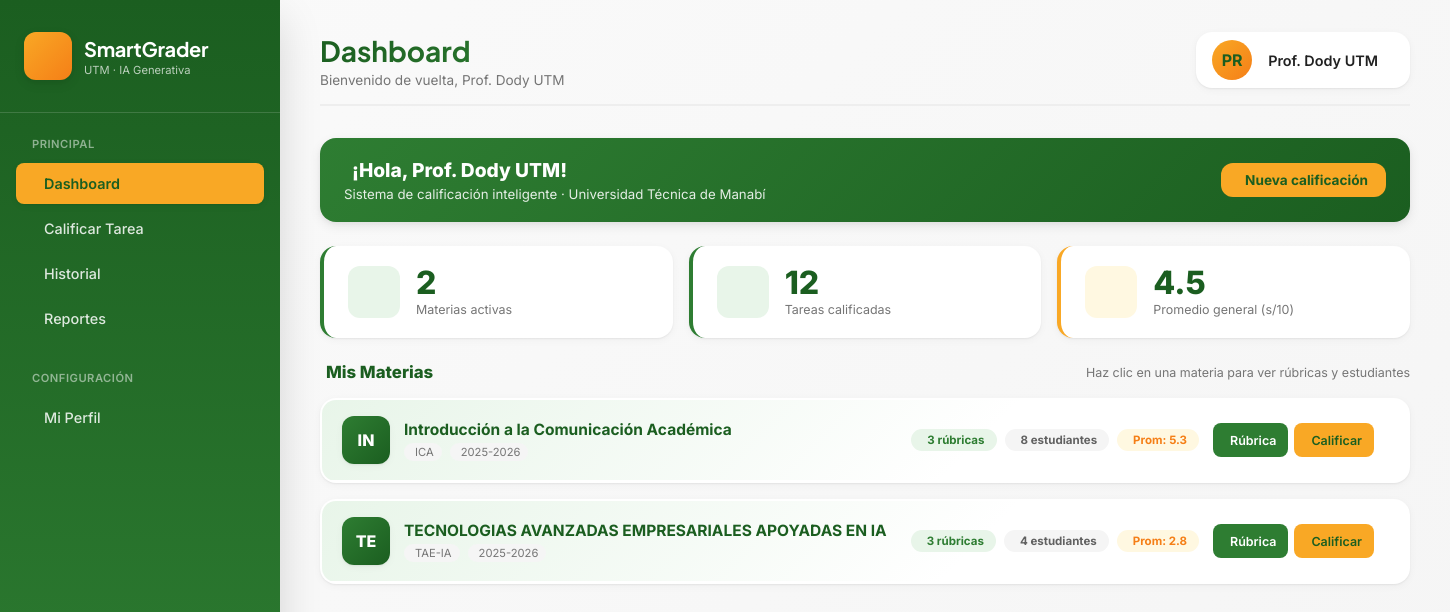
/dashboard (signed in), run on the app's committed database.
### app/models.py (models this page shows, shortened)
class Usuario(UserMixin, db.Model):
    __tablename__ = 'usuario'
    id            = db.Column(db.Integer, primary_key=True)
    nombre        = db.Column(db.String(120), nullable=False)
    correo        = db.Column(db.String(120), unique=True, nullable=False)
    password_hash = db.Column(db.String(256), nullable=False)
    rol           = db.Column(db.String(20), default='profesor')
    creado_en     = db.Column(db.DateTime, default=datetime.utcnow)
    materias      = db.relationship('Materia', backref='profesor', lazy=True)

class Materia(db.Model):
    __tablename__ = 'materia'
    id          = db.Column(db.Integer, primary_key=True)
    profesor_id = db.Column(db.Integer, db.ForeignKey('usuario.id'), nullable=False)
    nombre      = db.Column(db.String(120), nullable=False)
    codigo      = db.Column(db.String(20))
    periodo     = db.Column(db.String(20))
    rubricas    = db.relationship('Rubrica', backref='materia', lazy=True)
    tareas      = db.relationship('Tarea', backref='materia', lazy=True)

### app/routes/dashboard.py (the view)
@dashboard_bp.route('/dashboard')
@login_required
def index():
    materias = Materia.query.filter_by(profesor_id=current_user.id).order_by(Materia.nombre).all()
    total_tareas = Tarea.query.join(Materia).filter(Materia.profesor_id==current_user.id).count()
    promedio = (Calificacion.query.join(Tarea).join(Materia)
        .filter(Materia.profesor_id==current_user.id, Calificacion.nota_final!=None)
        .with_entities(func.avg(Calificacion.nota_final)).scalar())
    materias_data = []
    for m in materias:
        tareas = (Tarea.query
            .filter_by(materia_id=m.id)
            .order_by(Tarea.subida_en.desc())
            .all())
        prom_m = (Calificacion.query.join(Tarea)
            .filter(Tarea.materia_id==m.id, Calificacion.nota_final!=None)
            .with_entities(func.avg(Calificacion.nota_final)).scalar())
        materias_data.append({
            'materia': m,
            'tareas': tareas,
            'total': len(tareas),
            'promedio': round(prom_m, 1) if prom_m else None,
        })
    return render_template('dashboard.html',
        materias_data=materias_data,
        total_materias=len(materias),
        total_tareas=total_tareas,
        promedio=round(promedio, 1) if promedio else 0)

### app/models.py (called while the page is built)
@login_manager.user_loader
def load_user(user_id):
    return Usuario.query.get(int(user_id))

    def get_criterios(self):
        try:
            data = json.loads(self.criterios_json) if self.criterios_json else []
            return data
        except:
            return []

### app/templates/dashboard.html (shortened to what this page needs)
{% extends "base.html" %}
{% block page_title %}Dashboard{% endblock %}
{% block page_subtitle %}Bienvenido de vuelta, {{ current_user.nombre }}{% endblock %}
{% block content %}
<div style="background:linear-gradient(135deg,var(--primary),var(--primary-dark)); border-radius:var(--radius-lg);
            padding:1.25rem 1.5rem; margin-bottom:1.5rem; color:white;
            display:flex; justify-content:space-between; align-items:center; flex-wrap:wrap; gap:1rem; box-shadow:var(--shadow-md);">
  <div>
    <div style="font-size:1.2rem; font-weight:800; display:flex; align-items:center; gap:8px;">
       ¡Hola, {{ current_user.nombre }}!
    </div>
    <div style="font-size:0.83rem; opacity:0.88; margin-top:4px;">
      Sistema de calificación inteligente · Universidad Técnica de Manabí
    </div>
  </div>
  {% if materias_data %}
  <a href="{{ url_for('calificacion.calificar') }}"
     style="background:var(--gold); color:var(--primary-dark); padding:9px 18px;
            border-radius:var(--radius-md); font-weight:700; font-size:0.85rem;
            text-decoration:none; display:flex; align-items:center; gap:6px;">
     Nueva calificación
  </a>
  {% endif %}
</div>
<div class="dash-stats">
  <div class="dash-stat-card">
    <div class="dash-stat-icon"></div>
    <div>
      <div class="dash-stat-num">{{ total_materias }}</div>
      <div class="dash-stat-lbl">Materias activas</div>
    </div>
  </div>
  <div class="dash-stat-card">
    <div class="dash-stat-icon"></div>
    <div>
      <div class="dash-stat-num">{{ total_tareas }}</div>
      <div class="dash-stat-lbl">Tareas calificadas</div>
    </div>
  </div>
  <div class="dash-stat-card gold">
    <div class="dash-stat-icon"></div>
    <div>
      <div class="dash-stat-num">{{ promedio }}</div>
      <div class="dash-stat-lbl">Promedio general (s/10)</div>
    </div>
  </div>
</div>
{% if materias_data %}
<div style="display:flex; justify-content:space-between; align-items:center; margin-bottom:1rem; flex-wrap:wrap; gap:0.5rem;">
  <h2 style="font-size:1.05rem; font-weight:800; color:var(--primary-dark); margin:0;">
    Mis Materias
  </h2>
  <span style="font-size:0.78rem; color:var(--gray-600);">
    Haz clic en una materia para ver rúbricas y estudiantes
  </span>
</div>
{% for item in materias_data %}
{% set m = item.materia %}
{% set n_rubricas = m.rubricas|length %}
<div class="mat-card" id="matcard-{{ m.id }}">
  <div class="mat-header" data-matid="{{ m.id }}" onclick="toggleMat(this.dataset.matid)">
    <div class="mat-avatar">{{ m.nombre[:2].upper() }}</div>
    <div class="mat-info">
      <div class="mat-nombre" title="{{ m.nombre }}">{{ m.nombre }}</div>
      <div class="mat-meta">
        {% if m.codigo %}<span class="mat-chip">{{ m.codigo }}</span>{% endif %}
        {% if m.periodo %}<span class="mat-chip">{{ m.periodo }}</span>{% endif %}
      </div>
    </div>
    <div class="mat-badges">
      <span class="mbadge mbadge-green">
        {{ n_rubricas }} rúbrica{% if n_rubricas != 1 %}s{% endif %}
      </span>
      <span class="mbadge mbadge-gray">
        {{ item.total }} estudiante{% if item.total != 1 %}s{% endif %}
      </span>
      {% if item.promedio %}
      <span class="mbadge mbadge-gold">
        Prom: {{ item.promedio }}
      </span>
      {% endif %}
    </div>
    <div class="mat-actions" onclick="event.stopPropagation()">
      <a href="{{ url_for('materias.nueva_rubrica', materia_id=m.id) }}"
         class="mat-btn mat-btn-primary" title="Nueva rúbrica">
         <span>Rúbrica</span>
      </a>
      <a href="{{ url_for('calificacion.calificar') }}"
         class="mat-btn mat-btn-gold" title="Calificar tarea">
         <span>Calificar</span>
      </a>
    </div>
  </div>
  <div class="mat-body" id="matbody-{{ m.id }}">
  </div>
</div>
{% endfor %}
{% endif %}
{% endblock %}

### app/templates/base.html (shortened to what this page needs)
<!DOCTYPE html>
<html lang="es">
<head>
  <link rel="stylesheet" href="https://cdn.jsdelivr.net/npm/@tabler/icons-webfont@latest/dist/tabler-icons.min.css">
</head>
<body>
  <div class="app-container">
    <aside class="sidebar">
      <div class="sidebar-header">
        <div class="logo-area">
          <div class="logo-icon">
          </div>
          <div class="logo-text">
            <h2>SmartGrader</h2>
            <p>UTM · IA Generativa</p>
          </div>
        </div>
      </div>
      <div class="nav-menu">
        {% if current_user.rol != 'admin' %}
        <div class="nav-section">
          <div class="nav-section-title">Principal</div>
          <a href="{{ url_for('dashboard.index') }}" class="nav-item {% if request.endpoint == 'dashboard.index' %}active{% endif %}">
            <span>Dashboard</span>
          </a>
          <a href="{{ url_for('calificacion.calificar') }}" class="nav-item {% if request.endpoint == 'calificacion.calificar' %}active{% endif %}">
            <span>Calificar Tarea</span>
          </a>
          <a href="{{ url_for('calificacion.historial') }}" class="nav-item {% if request.endpoint == 'calificacion.historial' %}active{% endif %}">
            <span>Historial</span>
          </a>
          <a href="{{ url_for('reportes.index') }}" class="nav-item {% if request.endpoint == 'reportes.index' %}active{% endif %}">
            <span>Reportes</span>
          </a>
        </div>
        {% endif %}
        <div class="nav-section">
          <div class="nav-section-title">Configuración</div>
          <a href="{{ url_for('perfil.index') }}" class="nav-item {% if request.endpoint == 'perfil.index' %}active{% endif %}">
            <span>Mi Perfil</span>
          </a>
        </div>
      </div>
    </aside>
    <main class="main-content">
      <div class="top-bar">
        <div class="page-title">
          <h1>{% block page_title %}Bienvenido{% endblock %}</h1>
          <p>{% block page_subtitle %}Sistema de calificación inteligente{% endblock %}</p>
        </div>
        <div class="user-info">
          <div class="user-avatar">
            {{ current_user.nombre[:2].upper() }}
          </div>
          <span class="user-name">{{ current_user.nombre }}</span>
        </div>
      </div>
      {% block content %}{% endblock %}
    </main>
  </div>
</body>
</html>

### app/templates/base.html (style rules this page uses)
* { margin: 0; padding: 0; box-sizing: border-box; }
:root { --primary-dark: #1B5E20; --primary: #2E7D32; --primary-light: #4CAF50; --primary-soft: #E8F5E9; --gold-dark: #F57F17; --gold: #F9A825; --gold-light: #FFF8E1; --gray-50: #FAFAFA; --gray-100: #F5F5F5; --gray-200: #EEEEEE; --gray-300: #E0E0E0; --gray-600: #757575; --gray-700: #616161; --gray-800: #424242; --gray-900: #212121; --shadow-sm: 0 2px 8px rgba(0,0,0,0.04), 0 1px 2px rgba(0,0,0,0.06); --shadow-md: 0 4px 12px rgba(0,0,0,0.08), 0 2px 4px rgba(0,0,0,0.04); --shadow-lg: 0 12px 32px rgba(0,0,0,0.12), 0 4px 8px rgba(0,0,0,0.06); --shadow-xl: 0 20px 40px rgba(0,0,0,0.15); --radius-sm: 8px; --radius-md: 12px; --radius-lg: 16px; --radius-xl: 24px; }
body { font-family: 'Inter', sans-serif; background: linear-gradient(135deg, var(--gray-50) 0%, var(--gray-100) 100%); min-height: 100vh; color: var(--gray-900); }
.app-container { display: flex; min-height: 100vh; }
.sidebar { width: 280px; background: linear-gradient(180deg, var(--primary-dark) 0%, var(--primary) 100%); backdrop-filter: blur(10px); box-shadow: var(--shadow-xl); position: fixed; height: 100vh; overflow-y: auto; transition: all 0.3s cubic-bezier(0.4, 0, 0.2, 1); z-index: 100; }
.sidebar-header { padding: 2rem 1.5rem; border-bottom: 1px solid rgba(255,255,255,0.15); margin-bottom: 1.5rem; }
.logo-area { display: flex; align-items: center; gap: 12px; }
.logo-icon { width: 48px; height: 48px; background: linear-gradient(135deg, var(--gold) 0%, var(--gold-dark) 100%); border-radius: var(--radius-md); display: flex; align-items: center; justify-content: center; box-shadow: var(--shadow-md); }
.logo-text h2 { color: white; font-family: 'Plus Jakarta Sans', sans-serif; font-size: 1.25rem; font-weight: 700; letter-spacing: -0.3px; }
.logo-text p { color: rgba(255,255,255,0.7); font-size: 0.7rem; margin-top: 2px; }
.nav-menu { padding: 0 1rem; }
.nav-section { margin-bottom: 2rem; }
.nav-section-title { color: rgba(255,255,255,0.5); font-size: 0.7rem; font-weight: 600; text-transform: uppercase; letter-spacing: 0.5px; padding: 0 1rem; margin-bottom: 0.75rem; }
.nav-item { display: flex; align-items: center; gap: 12px; padding: 0.75rem 1rem; margin-bottom: 0.25rem; color: rgba(255,255,255,0.85); border-radius: var(--radius-sm); transition: all 0.2s ease; text-decoration: none; font-size: 0.9rem; font-weight: 500; }
.nav-item.active { background: var(--gold); color: var(--primary-dark); font-weight: 600; box-shadow: var(--shadow-sm); }
.main-content { flex: 1; margin-left: 280px; padding: 2rem 2.5rem; }
.top-bar { display: flex; justify-content: space-between; align-items: center; margin-bottom: 2rem; padding-bottom: 1rem; border-bottom: 2px solid var(--gray-200); }
.page-title h1 { font-family: 'Plus Jakarta Sans', sans-serif; font-size: 1.75rem; font-weight: 700; background: linear-gradient(135deg, var(--primary-dark) 0%, var(--primary) 100%); -webkit-background-clip: text; -webkit-text-fill-color: transparent; background-clip: text; }
.page-title p { color: var(--gray-600); font-size: 0.85rem; margin-top: 4px; }
.user-info { display: flex; align-items: center; gap: 1rem; background: white; padding: 0.5rem 1rem; border-radius: var(--radius-lg); box-shadow: var(--shadow-sm); }
.user-avatar { width: 40px; height: 40px; background: linear-gradient(135deg, var(--gold) 0%, var(--gold-dark) 100%); border-radius: 50%; display: flex; align-items: center; justify-content: center; font-weight: 700; color: var(--primary-dark); }
.user-name { font-weight: 600; font-size: 0.9rem; }

### data on the page
Usuario: nombre "Prof. Dody UTM", nombre "PR"
Materia: nombre "IN", nombre "Introducción a la Comunicación Académica", codigo "ICA", periodo "2025-2026"
Materia: nombre "TE", nombre "TECNOLOGIAS AVANZADAS EMPRESARIALES APOYADAS EN IA", codigo "TAE-IA", periodo "2025-2026"

### other printed values
{{ total_materias }} "2"
{{ total_tareas }} "12"
{{ promedio }} "4.5"
{{ n_rubricas }} "3" "3"
{{ item.total }} "8" "4"
{{ item.promedio }} "5.3" "2.8"
